Frame 1 (no input): blank canvas, image omitted
Frame 60 (no input): blank canvas, image omitted
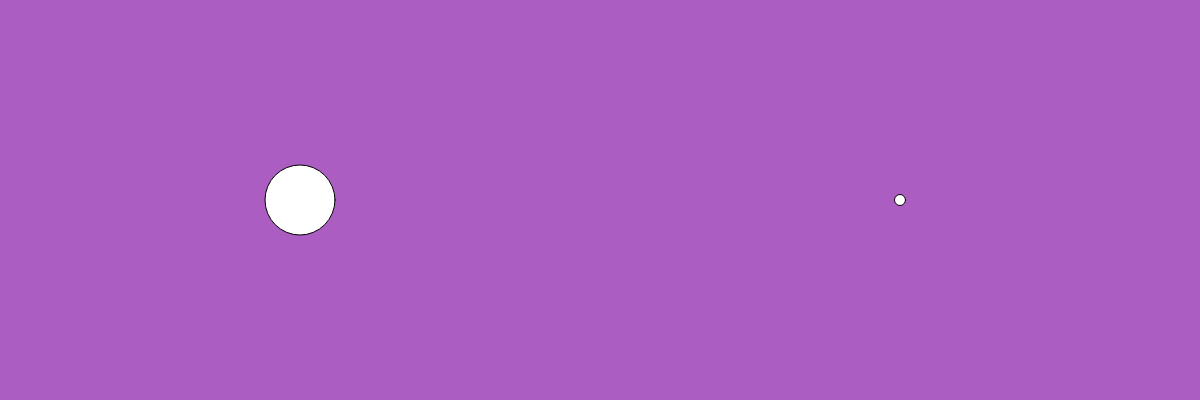
Frame 120 (the mouse pressed at the canvas centre since frame 60)

The p5.js sketch whose frames 1 and 60 were blank and that drew this single picture after the mouse press (run headless with seeded random() and noise() and a simulated clock; from frame 60 on, the mouse is pressed at the canvas centre):

// p5.js sketch
// ── sketch.js
function setup() {
    createCanvas( windowWidth, 400 );
}

var mouseIsPressed_SIZE = 10;
var mousePressFunction_SIZE = 10;

function draw() {
    background( 'rgb(171, 93, 193)' );

    // increment while mouse is pressed
    if( mouseIsPressed ) {
        mouseIsPressed_SIZE++;
    }

    fill(255);
    // mouseIsPressed based ellipse
    ellipse( width*1/4, height/2, mouseIsPressed_SIZE );
    // mousePressed() based ellipse
    ellipse( width*3/4, height/2, mousePressFunction_SIZE );

}

// mouse pressed event function
// executes only once per mouse press
function mousePressed() {
    mousePressFunction_SIZE++;
    return false;
}
